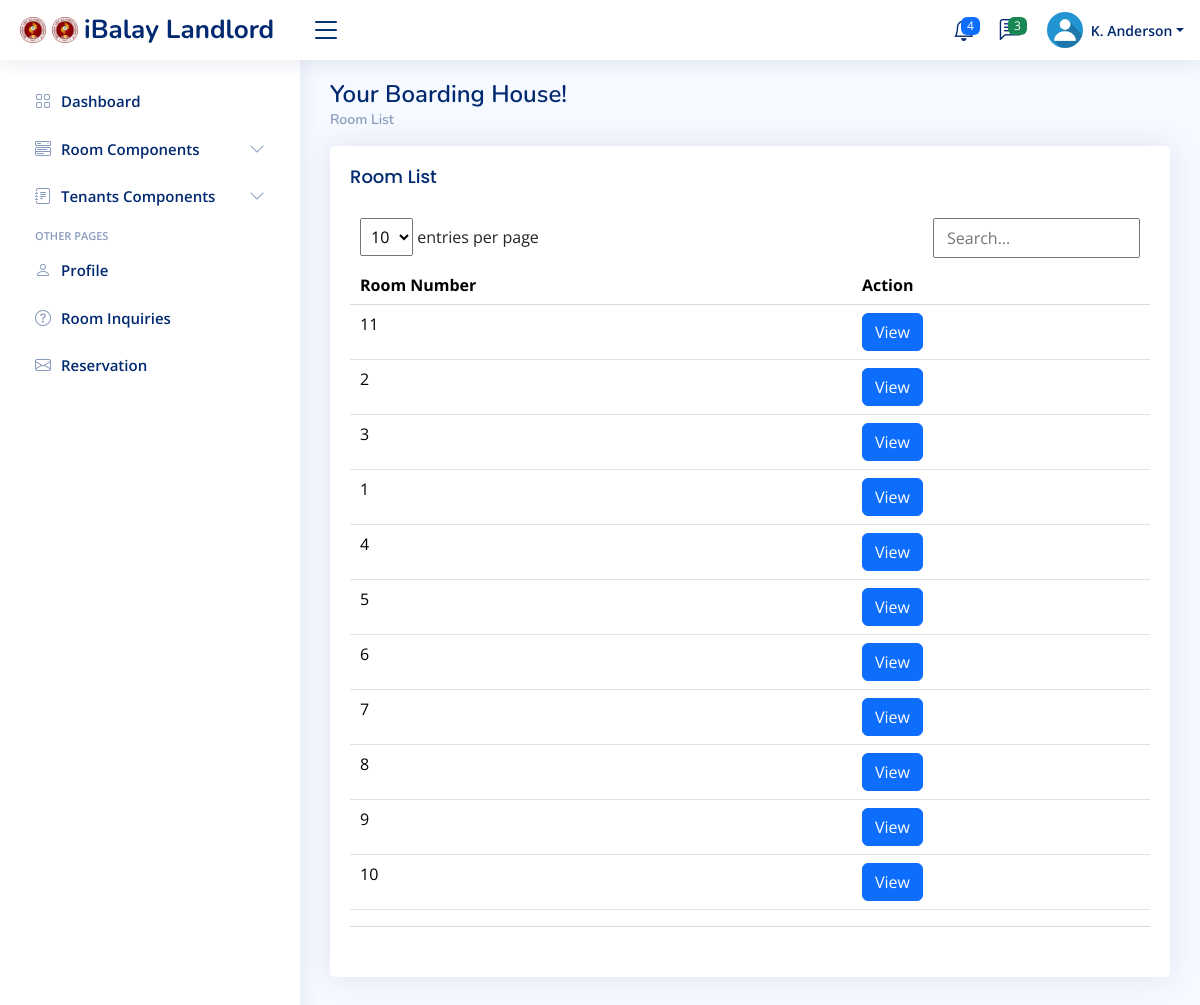
The page /landlord/room/show-room.php (signed in) on the database its author committed.
### tables this page shows
CREATE TABLE `room` (
  `room_id` bigint(20) UNSIGNED NOT NULL,
  `landlord_id` int(11) DEFAULT NULL,
  `room_number` int(11) DEFAULT NULL,
  `description` text DEFAULT NULL,
  `capacity` int(11) DEFAULT NULL,
  `room_price` decimal(10,2) DEFAULT NULL,
  `room_photo1` varchar(255) DEFAULT NULL,
  `room_photo2` varchar(255) DEFAULT NULL
);

### landlord/room/views/tasks/fetch-room-details.php (called while the page is built, shortened)
<?php
include('../../database/config.php');
$landlord_id = $_SESSION['landlord_id'];
$query = "SELECT room_id, room_number, description, capacity, room_price, room_photo1, room_photo2, landlord_id FROM room WHERE landlord_id = ?";
$stmt = $conn->prepare($query);
$stmt->bind_param("i", $landlord_id);
$rooms = [];
if ($stmt->execute()) {
    $result = $stmt->get_result();
    while ($row = $result->fetch_assoc()) {
        $rooms[] = $row;
    }
} else {
    echo "Error retrieving rooms: " . $stmt->error;
}
?>

### landlord/room/views/show-room.php (the view, shortened to what this page needs)
<?php
include('views/tasks/fetch-room-details.php');
?>
<main id="main" class="main">
        <div class="pagetitle">
            <h1>Your Boarding House!</h1>
            <nav>
                <ol class="breadcrumb">
                    <li class="breadcrumb-item"><a href="#">Room List</a></li>
                </ol>
            </nav>
        </div>
                <div class="card">
                    <div class="card-body">
                        <h5 class="card-title">Room List</h5>
                        <table class="table datatable">
                            <thead>
                                <tr>
                                    <th>Room Number</th>
                                    <th>Action</th>
                                </tr>
                            </thead>
                            <tbody>
                                <?php if (!empty($rooms)): ?>
                                    <?php foreach ($rooms as $room): ?>
                                        <tr>
                                            <td><?php echo htmlspecialchars($room['room_number']); ?></td>
                                            <td>
                                                <button class="btn btn-primary" data-bs-toggle="modal"
                                                        data-bs-target="#roomDetailsModal"
                                                        data-room-details='<?php echo json_encode($room); ?>'>
                                                    View
                                                </button>
                                            </td>
                                        </tr>
                                    <?php endforeach; ?>
                                <?php else: ?>
                                    <tr>
                                        <td colspan="2">No rooms available. Add some rooms!</td>
                                    </tr>
                                <?php endif; ?>
                            </tbody>
                        </table>
                    </div>
                </div>
</main>

### assets/css/style.css (style rules this page uses)
:root { scroll-behavior: smooth; }
body { font-family: "Open Sans", sans-serif; background: #f6f9ff; color: #444444; }
a { color: #4154f1; text-decoration: none; }
h1, h2, h3, h4, h5, h6 { font-family: "Nunito", sans-serif; }
#main { margin-top: 60px; padding: 20px 30px; transition: all 0.3s; }
.pagetitle { margin-bottom: 10px; }
.pagetitle h1 { font-size: 24px; margin-bottom: 0; font-weight: 600; color: #012970; }
.card { margin-bottom: 30px; border: none; border-radius: 5px; box-shadow: 0px 0 30px rgba(1, 41, 112, 0.1); }
.card-title { padding: 20px 0 15px 0; font-size: 18px; font-weight: 500; color: #012970; font-family: "Poppins", sans-serif; }
.card-body { padding: 0 20px 20px 20px; }
.breadcrumb { font-size: 14px; font-family: "Nunito", sans-serif; color: #899bbd; font-weight: 600; }
.breadcrumb a { color: #899bbd; transition: 0.3s; }
.breadcrumb .breadcrumb-item::before { color: #899bbd; }
@media (min-width: 1200px) { #main, #footer { margin-left: 300px; } }

### rows shown on the page
room: room_number "11"
room: room_number "2"
room: room_number "3"
room: room_number "1"
room: room_number "4"
room: room_number "5"
room: room_number "6"
room: room_number "7"
room: room_number "8"
room: room_number "9"
room: room_number "10"
